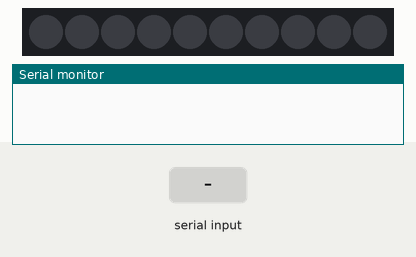
The sketch below on a simulated Arduino Uno, built with avr-gcc and run on an emulated ATmega328P. On the bench: 10 RGB LEDs in strip order, left to right, the last lines printed to the serial monitor. The inputs (shaded band) are chosen by the test bench.

Above: at 1.2 s.
1.3 s: "0" received over the second serial link
2.9 s: "1" received over the second serial link
At 4.2 s:
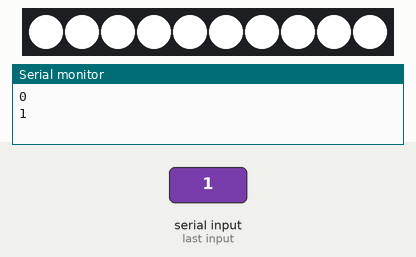
Timing chart, 0 to 5.9 s (numbered marks = the images above; inputs shaded):
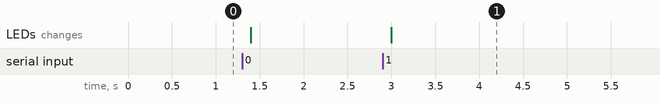

Measured:
- after the input at 2.9 s, the LEDs: change after 0.10 s (image 1)

The sketch:

Lesson2_Program.ino
```cpp
#include <FastLED.h>
#include <SoftwareSerial.h> //the library that allows us to open a serial port to send information

SoftwareSerial mySerial(7, 8); //RX, TX

#define num_leds 10
#define data_pin 6

int power_pin = 9;

char character; //A data type that holds one value (string, int, ect)

boolean flag = false; //Boolean is a value that is either true or false

String data0 = "0",
       data1 = "1"; //The data strings we will use to comapre to the incoming serial transmissions

CRGB leds[num_leds];

void setup() {

  mySerial.begin(9600);
  Serial.begin(9600); //Sets the rate for serial data transmission in bits per second

  FastLED.addLeds<NEOPIXEL, data_pin>(leds, num_leds);

  pinMode(data_pin, OUTPUT);
  pinMode(power_pin, OUTPUT);

  mySerial.print("Send data"); //Lets us know that the arduino is ready for serial communication

}

void loop() {

  digitalWrite(power_pin, HIGH);

  String Data = ""; //Creates a new string Data
  flag = false; //Flag is set to false again

  while(mySerial.available()) { //while the serial port is able to be read from the below code will run

    character = mySerial.read(); //sets character to the value that is sent
    Data.concat(character); //sets Data equal to the string value of character
    flag = true; //sets flag to true
    delay(100); //delay in order to not sent too much information
  }

  if (flag) { //runs when flag is set to true

    Data.trim(); //removes all spaces in front of or behind the string
    Serial.println(Data); //prints the string Data to the Serial monitor

    if (Data == "0") { //If Data equals the string "0" then if runs, the data sent through the serial port is a string
      for (int i = 0; i <= num_leds; i++) {
        leds[i] = CRGB::Black; //Sets the color to black which turns the LEDs off
      }
      FastLED.show();
    }
    else if (Data == "1") {
      for (int i = 0; i <= num_leds; i++) {
        leds[i] = CRGB::White;
      }
      FastLED.show();
    }
  }


}
```
